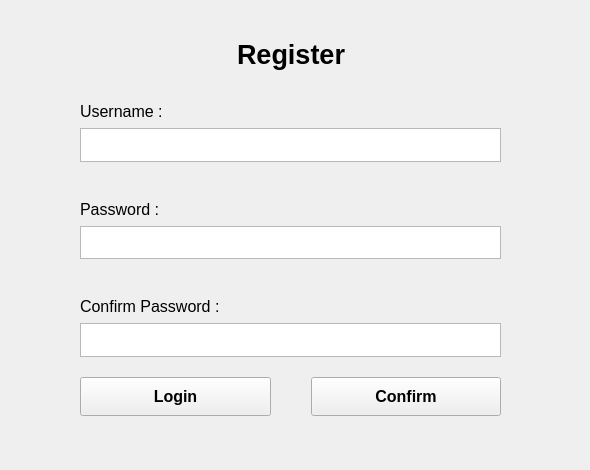
      <widget class="QWidget" name="pageRegister">
       <property name="sizePolicy">
        <sizepolicy hsizetype="Expanding" vsizetype="Expanding">
         <horstretch>1</horstretch>
         <verstretch>1</verstretch>
        </sizepolicy>
       </property>
       <widget class="QWidget" name="verticalLayoutWidget_6">
        <property name="geometry">
         <rect>
          <x>0</x>
          <y>0</y>
          <width>581</width>
          <height>461</height>
         </rect>
        </property>
        <layout class="QVBoxLayout" name="VLRegister">
         <property name="spacing">
          <number>0</number>
         </property>
         <property name="topMargin">
          <number>0</number>
         </property>
         <property name="bottomMargin">
          <number>0</number>
         </property>
         <item>
          <spacer name="verticalSpacer_7">
           <property name="orientation">
            <enum>Qt::Orientation::Vertical</enum>
           </property>
           <property name="sizeType">
            <enum>QSizePolicy::Policy::Fixed</enum>
           </property>
           <property name="sizeHint" stdset="0">
            <size>
             <width>20</width>
             <height>30</height>
            </size>
           </property>
          </spacer>
         </item>
         <item>
          <layout class="QHBoxLayout" name="horizontalLayout_31">
           <item>
            <spacer name="horizontalSpacer_33">
             <property name="orientation">
              <enum>Qt::Orientation::Horizontal</enum>
             </property>
             <property name="sizeHint" stdset="0">
              <size>
               <width>40</width>
               <height>20</height>
              </size>
             </property>
            </spacer>
           </item>
           <item>
            <widget class="QLabel" name="label_3">
             <property name="font">
              <font>
               <pointsize>20</pointsize>
               <bold>true</bold>
              </font>
             </property>
             <property name="text">
              <string>Register</string>
             </property>
            </widget>
           </item>
           <item>
            <spacer name="horizontalSpacer_34">
             <property name="orientation">
              <enum>Qt::Orientation::Horizontal</enum>
             </property>
             <property name="sizeHint" stdset="0">
              <size>
               <width>40</width>
               <height>20</height>
              </size>
             </property>
            </spacer>
           </item>
          </layout>
         </item>
         <item>
          <layout class="QHBoxLayout" name="horizontalLayout_30">
           <property name="topMargin">
            <number>15</number>
           </property>
           <item>
            <spacer name="horizontalSpacer_32">
             <property name="orientation">
              <enum>Qt::Orientation::Horizontal</enum>
             </property>
             <property name="sizeType">
              <enum>QSizePolicy::Policy::Fixed</enum>
             </property>
             <property name="sizeHint" stdset="0">
              <size>
               <width>80</width>
               <height>5</height>
              </size>
             </property>
            </spacer>
           </item>
           <item>
            <widget class="QLabel" name="label_11">
             <property name="font">
              <font>
               <pointsize>12</pointsize>
              </font>
             </property>
             <property name="text">
              <string>Username :</string>
             </property>
            </widget>
           </item>
          </layout>
         </item>
         <item>
          <layout class="QHBoxLayout" name="horizontalLayout_29">
           <property name="bottomMargin">
            <number>15</number>
           </property>
           <item>
            <spacer name="horizontalSpacer_35">
             <property name="orientation">
              <enum>Qt::Orientation::Horizontal</enum>
             </property>
             <property name="sizeType">
              <enum>QSizePolicy::Policy::Fixed</enum>
             </property>
             <property name="sizeHint" stdset="0">
              <size>
               <width>80</width>
               <height>5</height>
              </size>
             </property>
            </spacer>
           </item>
           <item>
            <widget class="QTextEdit" name="registerUsername">
             <property name="sizePolicy">
              <sizepolicy hsizetype="Expanding" vsizetype="Ignored">
               <horstretch>0</horstretch>
               <verstretch>0</verstretch>
              </sizepolicy>
             </property>
            </widget>
           </item>
           <item>
            <spacer name="horizontalSpacer_36">
             <property name="orientation">
              <enum>Qt::Orientation::Horizontal</enum>
             </property>
             <property name="sizeType">
              <enum>QSizePolicy::Policy::Fixed</enum>
             </property>
             <property name="sizeHint" stdset="0">
              <size>
               <width>80</width>
               <height>5</height>
              </size>
             </property>
            </spacer>
           </item>
          </layout>
         </item>
         <item>
          <layout class="QHBoxLayout" name="horizontalLayout_28">
           <property name="topMargin">
            <number>15</number>
           </property>
           <item>
            <spacer name="horizontalSpacer_37">
             <property name="orientation">
              <enum>Qt::Orientation::Horizontal</enum>
             </property>
             <property name="sizeType">
              <enum>QSizePolicy::Policy::Fixed</enum>
             </property>
             <property name="sizeHint" stdset="0">
              <size>
               <width>80</width>
               <height>5</height>
              </size>
             </property>
            </spacer>
           </item>
           <item>
            <widget class="QLabel" name="label_12">
             <property name="font">
              <font>
               <pointsize>12</pointsize>
              </font>
             </property>
             <property name="text">
              <string>Password : </string>
             </property>
            </widget>
           </item>
          </layout>
         </item>
         <item>
          <layout class="QHBoxLayout" name="horizontalLayout_27">
           <property name="bottomMargin">
            <number>15</number>
           </property>
           <item>
            <spacer name="horizontalSpacer_45">
             <property name="orientation">
              <enum>Qt::Orientation::Horizontal</enum>
             </property>
             <property name="sizeType">
              <enum>QSizePolicy::Policy::Fixed</enum>
             </property>
             <property name="sizeHint" stdset="0">
              <size>
               <width>80</width>
               <height>5</height>
              </size>
             </property>
            </spacer>
           </item>
           <item>
            <widget class="QTextEdit" name="registerPassword">
             <property name="sizePolicy">
              <sizepolicy hsizetype="Expanding" vsizetype="Ignored">
               <horstretch>0</horstretch>
               <verstretch>0</verstretch>
              </sizepolicy>
             </property>
            </widget>
           </item>
           <item>
            <spacer name="horizontalSpacer_38">
             <property name="orientation">
              <enum>Qt::Orientation::Horizontal</enum>
             </property>
             <property name="sizeType">
              <enum>QSizePolicy::Policy::Fixed</enum>
             </property>
             <property name="sizeHint" stdset="0">
              <size>
               <width>80</width>
               <height>5</height>
              </size>
             </property>
            </spacer>
           </item>
          </layout>
         </item>
         <item>
          <layout class="QHBoxLayout" name="horizontalLayout_26">
           <property name="topMargin">
            <number>15</number>
           </property>
           <item>
            <spacer name="horizontalSpacer_44">
             <property name="orientation">
              <enum>Qt::Orientation::Horizontal</enum>
             </property>
             <property name="sizeType">
              <enum>QSizePolicy::Policy::Fixed</enum>
             </property>
             <property name="sizeHint" stdset="0">
              <size>
               <width>80</width>
               <height>5</height>
              </size>
             </property>
            </spacer>
           </item>
           <item>
            <widget class="QLabel" name="label_13">
             <property name="sizePolicy">
              <sizepolicy hsizetype="Preferred" vsizetype="Ignored">
               <horstretch>0</horstretch>
               <verstretch>0</verstretch>
              </sizepolicy>
             </property>
             <property name="font">
              <font>
               <pointsize>12</pointsize>
              </font>
             </property>
             <property name="text">
              <string>Confirm Password :</string>
             </property>
            </widget>
           </item>
          </layout>
         </item>
         <item>
          <layout class="QHBoxLayout" name="horizontalLayout_25">
           <property name="bottomMargin">
            <number>15</number>
           </property>
           <item>
            <spacer name="horizontalSpacer_41">
             <property name="orientation">
              <enum>Qt::Orientation::Horizontal</enum>
             </property>
             <property name="sizeType">
              <enum>QSizePolicy::Policy::Fixed</enum>
             </property>
             <property name="sizeHint" stdset="0">
              <size>
               <width>80</width>
               <height>5</height>
              </size>
             </property>
            </spacer>
           </item>
           <item>
            <widget class="QTextEdit" name="registerConfirmPassword">
             <property name="sizePolicy">
              <sizepolicy hsizetype="Expanding" vsizetype="Ignored">
               <horstretch>0</horstretch>
               <verstretch>0</verstretch>
              </sizepolicy>
             </property>
            </widget>
           </item>
           <item>
            <spacer name="horizontalSpacer_40">
             <property name="orientation">
              <enum>Qt::Orientation::Horizontal</enum>
             </property>
             <property name="sizeType">
              <enum>QSizePolicy::Policy::Fixed</enum>
             </property>
             <property name="sizeHint" stdset="0">
              <size>
               <width>80</width>
               <height>5</height>
              </size>
             </property>
            </spacer>
           </item>
          </layout>
         </item>
         <item>
          <layout class="QHBoxLayout" name="horizontalLayout_24">
           <property name="topMargin">
            <number>5</number>
           </property>
           <property name="bottomMargin">
            <number>5</number>
           </property>
           <item>
            <spacer name="horizontalSpacer_42">
             <property name="orientation">
              <enum>Qt::Orientation::Horizontal</enum>
             </property>
             <property name="sizeType">
              <enum>QSizePolicy::Policy::Fixed</enum>
             </property>
             <property name="sizeHint" stdset="0">
              <size>
               <width>80</width>
               <height>5</height>
              </size>
             </property>
            </spacer>
           </item>
           <item>
            <widget class="QPushButton" name="registerLoginBtn">
             <property name="sizePolicy">
              <sizepolicy hsizetype="Minimum" vsizetype="Preferred">
               <horstretch>0</horstretch>
               <verstretch>0</verstretch>
              </sizepolicy>
             </property>
             <property name="font">
              <font>
               <pointsize>12</pointsize>
               <bold>true</bold>
              </font>
             </property>
             <property name="text">
              <string>Login</string>
             </property>
            </widget>
           </item>
           <item>
            <spacer name="horizontalSpacer_43">
             <property name="orientation">
              <enum>Qt::Orientation::Horizontal</enum>
             </property>
             <property name="sizeType">
              <enum>QSizePolicy::Policy::Fixed</enum>
             </property>
             <property name="sizeHint" stdset="0">
              <size>
               <width>40</width>
               <height>5</height>
              </size>
             </property>
            </spacer>
           </item>
           <item>
            <widget class="QPushButton" name="registerConfirmBtn">
             <property name="sizePolicy">
              <sizepolicy hsizetype="Minimum" vsizetype="Preferred">
               <horstretch>0</horstretch>
               <verstretch>0</verstretch>
              </sizepolicy>
             </property>
             <property name="font">
              <font>
               <pointsize>12</pointsize>
               <bold>true</bold>
              </font>
             </property>
             <property name="text">
              <string>Confirm</string>
             </property>
            </widget>
           </item>
           <item>
            <spacer name="horizontalSpacer_39">
             <property name="orientation">
              <enum>Qt::Orientation::Horizontal</enum>
             </property>
             <property name="sizeType">
              <enum>QSizePolicy::Policy::Fixed</enum>
             </property>
             <property name="sizeHint" stdset="0">
              <size>
               <width>80</width>
               <height>5</height>
              </size>
             </property>
            </spacer>
           </item>
          </layout>
         </item>
         <item>
          <spacer name="verticalSpacer_8">
           <property name="orientation">
            <enum>Qt::Orientation::Vertical</enum>
           </property>
           <property name="sizeType">
            <enum>QSizePolicy::Policy::Fixed</enum>
           </property>
           <property name="sizeHint" stdset="0">
            <size>
             <width>20</width>
             <height>40</height>
            </size>
           </property>
          </spacer>
         </item>
        </layout>
       </widget>
      </widget>
